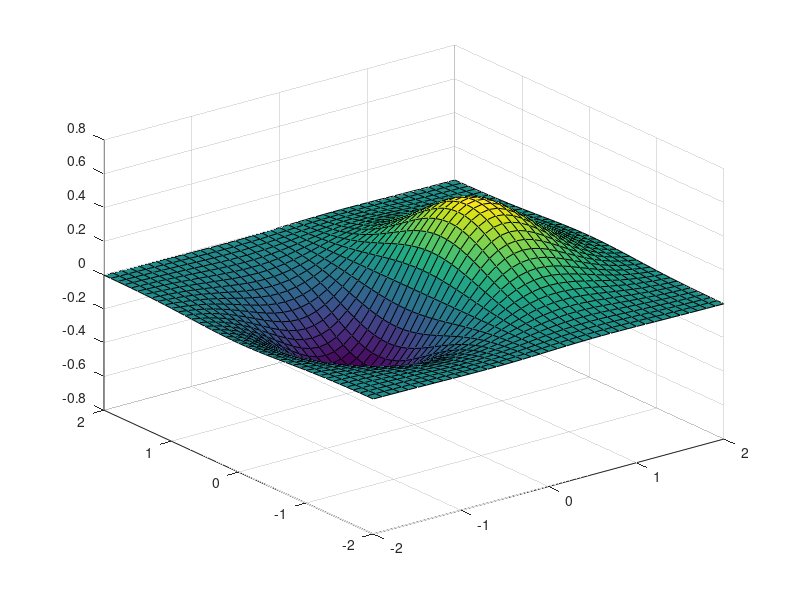

This chart was generated by the following MATLAB code:
% v = [ 1 2 3 4 ] ;
% A = [ 1 2 3 4 4; 5 6 7 8 4; 9 10 11 12 4];
% 
% w1=max(v)
% B1=min(A(:))
% w2=mean(v)
% B2=mean(A)
% w3=median(v)
% B3=median(A)
% w4=sum(v)
% w5=cumsum(A)
% w6=prod(v)
% w7=cumprod(A)
% w8=sort(v)
% [w9, w10]=sort(v)
% B4=sort(A)
% size(v)
% length(A)

% A = [ 1 3 2 ];
% B = [ 3 4 6 ];
% p = 3;
% A.'

v=[1 2 3], V=diag(v), W=diag(v,2)
A=[1 2 3;4 5 6;7 8 9], B=diag(diag(A))
C=inv(A), d=det(B), t=trace(B)
D=[1 2 3 4 5 6], E=D(3:5), F=D(2:2:6)
H=[1 2 3 1 5 6;2 3 4 5 6 1;3 4 5 6 1 2;...
4 5 6 1 2 3; 5 6 1 2 3 4; 6 1 2 3 4 5]
I=H(2,:), J=H(:,3), K=H(1:2,4:6), L=H([1,4],[2,4:5]),
m=1:4, n=2:2:6, M=H(m,n)

I = find( H > 3 )
H(I) = 10 * ones(size(I))

x = -2:0.1:2;
y = x;
[X,Y] = meshgrid(x, y);
F = X.*exp(-X.^2-Y.^2);
contour(X,Y,F)
surf(X,Y,F)